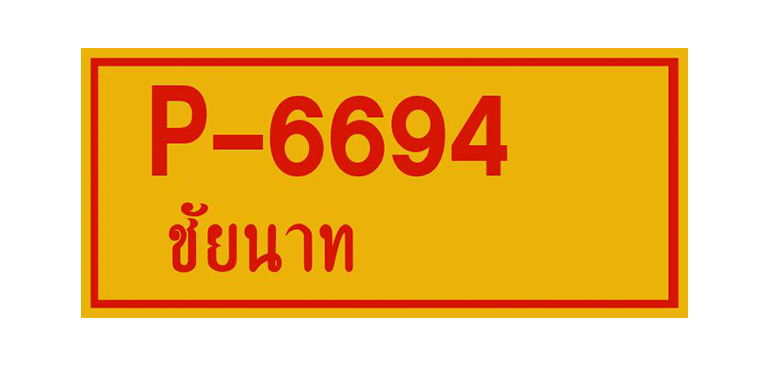
#> input picture test_data/y-r47.jpg, 769 x 366 px, found by its file name
$ python test_OCR.py
#> lines starting #> are read from the running program, lines starting #| are printed output that depends on the picture; after the words box and inside, x2 and y2 are one past the last pixel; in counts of white or black regions, pixels touching at a corner belong together
#Library ที่เรียกใช้
import cv2
import imutils
import numpy as np
import pytesseract
from PIL import Image
from PIL import Image, ImageGrab
import difflib
import os


#List ข้อมูลจังหวัด
City_Ref = ['เชียงราย', 'เชียงใหม่', 'น่าน', 'พะเยา', 'แพร่', 'แม่ฮ่องสอน', 'ลำปาง', 'ลำพูน', 'อุตรดิตถ์', 'กาฬสินธุ์', 'ขอนแก่น', 'ชัยภูมิ', 'นครพนม', 'นครราชสีมา', 'บึงกาฬ', 'บุรีรัมย์', 'มหาสารคาม', 'มุกดาหาร',
        'ยโสธร', 'ร้อยเอ็ด', 'เลย', 'สกลนคร', 'สุรินทร์', 'ศรีสะเกษ', 'หนองคาย', 'หนองบัวลำภู', 'อุดรธานี', 'อุบลราชธานี', 'อำนาจเจริญ', 'กำแพงเพชร', 'ชัยนาท', 'นครนายก', 'นครปฐม', 'นครสวรรค์', 'นนทบุรี',
        'ปทุมธานี', 'พระนครศรีอยุธยา', 'พิจิตร', 'พิษณุโลก', 'เพชรบูรณ์', 'ลพบุรี', 'สมุทรปราการ', 'สมุทรสงคราม', 'สมุทรสาคร', 'สิงห์บุรี', 'สุโขทัย', 'สุพรรณบุรี', 'สระบุรี', 'อ่างทอง', 'อุทัยธานี', 'จันทบุรี', 'ฉะเชิงเทรา',
        'ชลบุรี', 'ตราด', 'ปราจีนบุรี', 'ระยอง', 'สระแก้ว', 'กาญจนบุรี', 'ตาก', 'ประจวบคีรีขันธ์', 'เพชรบุรี', 'ราชบุรี', 'กระบี่', 'ชุมพร', 'ตรัง', 'นครศรีธรรมราช', 'นราธิวาส', 'ปัตตานี', 'พังงา', 'พัทลุง', 'ภูเก็ต', 'ระนอง', 'สตูล',
        'สงขลา', 'สุราษฎร์ธานี', 'ยะลา', 'กรุงเทพมหานคร']

#List ข้อมูลความถูกต้องของจังหวัด
city_Ans = []*len(City_Ref)

#List เก็บข้อมูลทั้งหมดมาแสดงผล
data_show = []*len(City_Ref)


#เปลี่ยน List เป็น Dict
def Convert(city_Ans):
      res_dct = {city_Ans[i]: city_Ans[i + 1] for i in range(0, len(city_Ans), 2)}
      return res_dct


#เรียงลำดับของข้อมูลภายใน List
def myFunc(e):
      return e['Acc']


#กระบวนการทำงานของ CV2
img = cv2.imread('Test_data\y-r47.jpg') #นำเข้ารูปภาพ
#> img is the input picture: shape (366, 769, 3); mean B, G, R 111.6, 192.4, 240.9
img = cv2.resize(img, (620,480) ) #ปรับขนาดรูปภาพ
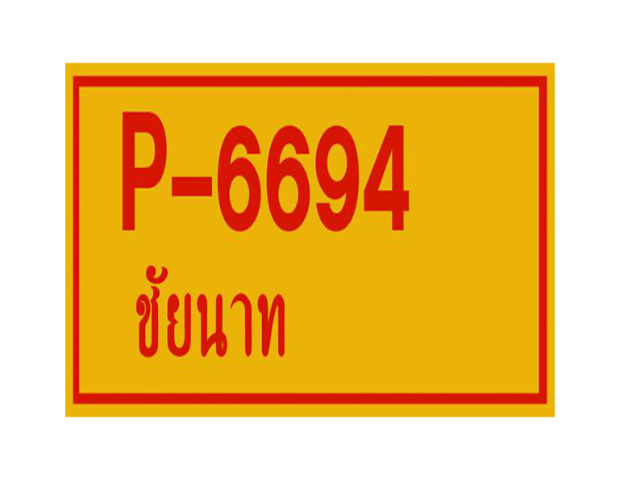
#> img: shape (480, 620, 3); mean B, G, R 111.5, 192.4, 240.9
gray = cv2.cvtColor(img, cv2.COLOR_BGR2GRAY) #แปลงรูปภาพเป็นเฉพาะสีขาว-ดำ
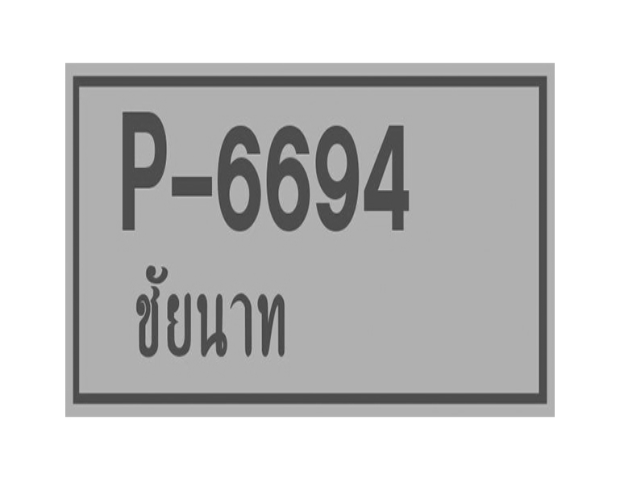
#> gray: shape (480, 620); min 63, max 255, mean 197.7
gray = cv2.bilateralFilter(gray, 11, 17, 17) #ทำให้รูปภาพเบลอเพื่อแยกสีให้ชัดเจนขึ้น
edged = cv2.Canny(gray, 30, 200) #สักเอาขอบของรูปภาพผ่าน Filter
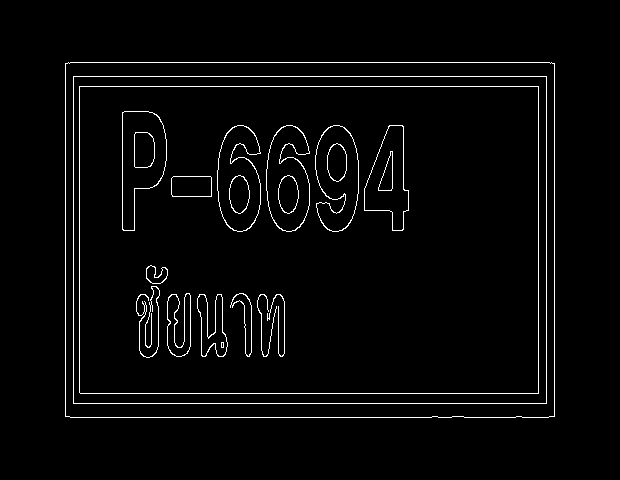
#> edged: shape (480, 620); 2.9% white in thin lines or dots, all inside (x1, y1, x2, y2) = (65, 62, 555, 418)

# find contours in the edged image, keep only the largest
# ones, and initialize our screen contour
cnts = cv2.findContours(edged.copy(), cv2.RETR_TREE, cv2.CHAIN_APPROX_SIMPLE)
#> cnts = 42 contours, 5 with area under 20; largest, box (x1, y1, x2, y2) and area: (65, 62, 555, 418) 173554, (65, 62, 555, 418) 173552, (73, 76, 547, 404) 154671, (73, 76, 547, 404) 154669, (79, 86, 539, 394) 140912
cnts = imutils.grab_contours(cnts)
cnts = sorted(cnts, key = cv2.contourArea, reverse = True)[:10]
#> cnts = 10 contours; largest, box (x1, y1, x2, y2) and area: (65, 62, 555, 418) 173554, (65, 62, 555, 418) 173552, (73, 76, 547, 404) 154671, (73, 76, 547, 404) 154669, (79, 86, 539, 394) 140912
screenCnt = None

plate = []
# loop over our contours
for c in cnts:
# approximate the contour
      peri = cv2.arcLength(c, True)
      approx = cv2.approxPolyDP(c, 0.018 * peri, True)

# if our approximated contour has four points, then
# we can assume that we have found our screen
      if len(approx) == 4:
            screenCnt = approx
            plate.append(screenCnt)
#> this loop made 10 passes
#> (peri, screenCnt) on passes 1 to 6: (1689.8, [[65, 63], [65, 416], [554, 416], [554, 63]]), (1687.5, [[65, 64], [553, 63], [554, 415], [66, 416]]), (1600, [[73, 76], [73, 403], [546, 403], [546, 76]]), (1597.7, [[73, 77], [545, 76], [546, 402], [74, 403]]), (1531.4, [[79, 86], [80, 393], [538, 393], [538, 86]]), (1529.7, [[79, 87], [537, 86], [538, 392], [80, 393]])
#> peri on passes 7 to 10: 309, 306.7, 335.2, 333.2
#> after the loop, plate = 6 contours; box (x1, y1, x2, y2) and area: (65, 63, 555, 417) 172617, (65, 63, 555, 417) 171777, (73, 76, 547, 404) 154671, (73, 76, 547, 404) 153873, (79, 86, 539, 394) 140760, (79, 86, 539, 394) 140149


if screenCnt is None:
      detected = 0
      # print ("No contour detected")

else:
      cv2.drawContours(img, [screenCnt], -1, (0, 255, 0), 3)
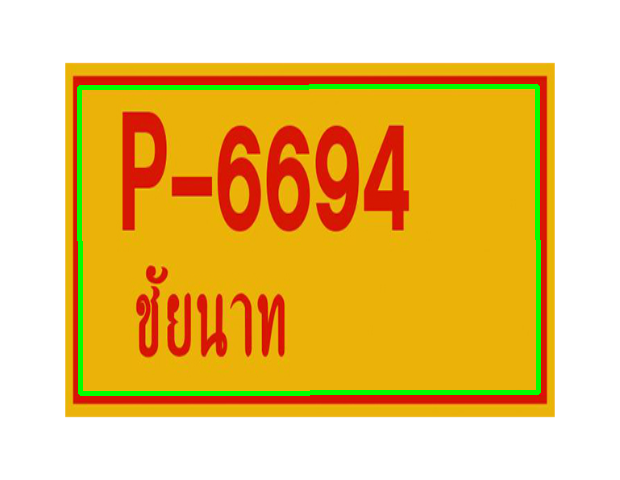
#> img: shape (480, 620, 3); 2.56% of pixels changed, all inside (x1, y1, x2, y2) = (77, 84, 541, 396)

# Masking the part other than the number plate
mask = np.zeros(gray.shape,np.uint8)
new_image = cv2.drawContours(mask,[screenCnt],0,255,-1,)
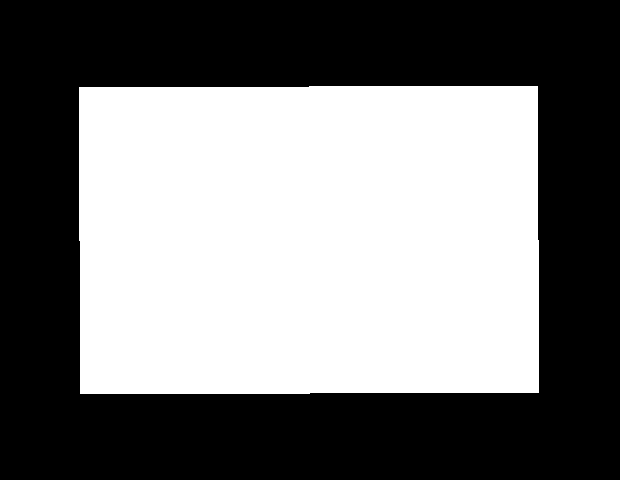
#> new_image: shape (480, 620); 47.4% white; 1 white region, box (x1, y1, x2, y2) and area: (79, 86, 539, 394) 140914
new_image = cv2.bitwise_and(img,img,mask=mask)
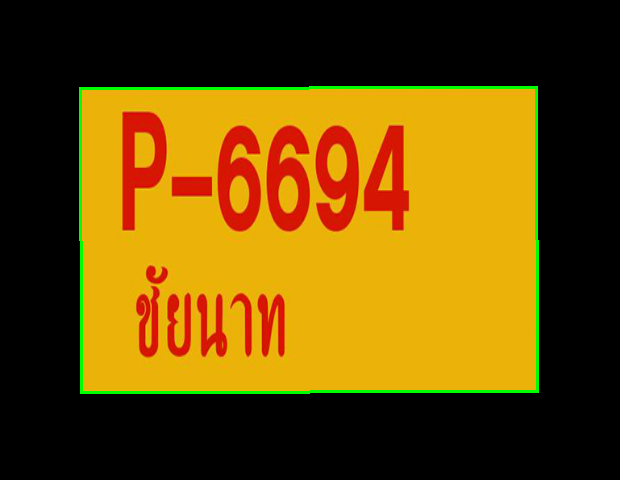
#> new_image: shape (480, 620, 3); mean B, G, R 4, 75.3, 106.2

# Now crop
(x, y) = np.where(mask == 255)
(topx, topy) = (np.min(x), np.min(y))
#> topx = 86; topy = 79
(bottomx, bottomy) = (np.max(x), np.max(y))
#> bottomx = 393; bottomy = 538
Cropped = gray[topx:bottomx+1, topy:bottomy+1]
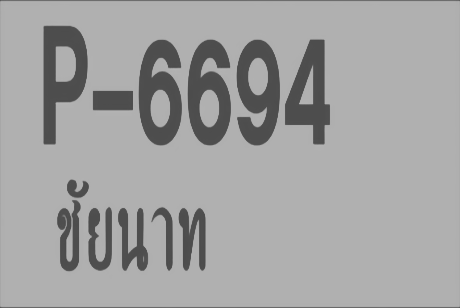
#> Cropped: shape (308, 460); min 75, max 180, mean 161.9


#print(pytesseract.image_to_boxes(Cropped))

h_Cropped, w_Cropped = Cropped.shape
#> h_Cropped = 308; w_Cropped = 460
#> (the run stopped early here; a loop or call above may not have finished)

$ run again, with test_data/y-r46.jpg copied over test_data/y-r47.jpg
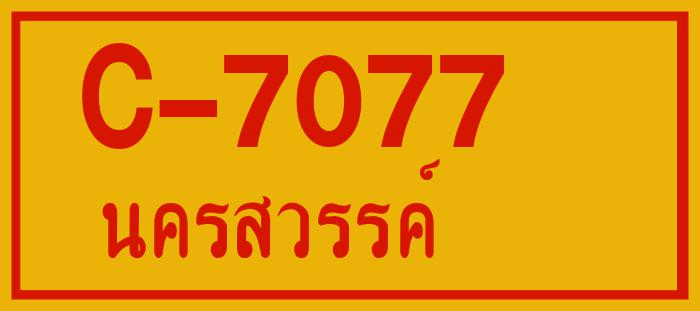
#> input picture test_data/y-r46.jpg, 700 x 311 px, found by its file name
#> img is the input picture: shape (311, 700, 3); mean B, G, R 8.3, 148, 230.9
#> `edged = cv2.Canny(gray, 30, 200)`:
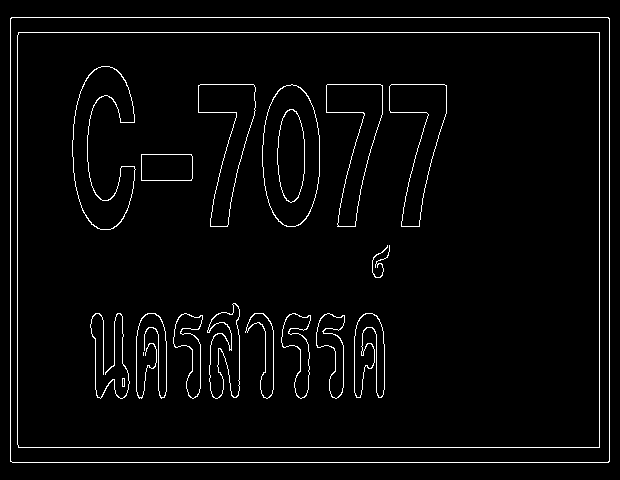
#> edged: shape (480, 620); 3.1% white in thin lines or dots, all inside (x1, y1, x2, y2) = (10, 17, 610, 463)
#> `cnts = cv2.findContours(edged.copy(), cv2.RETR_TREE, cv2.CHAIN_APPROX_..`: cnts = 38 contours, 5 with area under 20; largest, box (x1, y1, x2, y2) and area: (10, 17, 610, 463) 266552, (10, 17, 610, 463) 266547, (17, 32, 600, 448) 241525, (17, 32, 600, 448) 241523, (262, 84, 320, 227) 6536
#> `cnts = sorted(cnts, key = cv2.contourArea, reverse = True)[:10]`: cnts = 10 contours; largest, box (x1, y1, x2, y2) and area: (10, 17, 610, 463) 266552, (10, 17, 610, 463) 266547, (17, 32, 600, 448) 241525, (17, 32, 600, 448) 241523, (262, 84, 320, 227) 6536
#> the loop `for c in cnts:` made 10 passes
#> (peri, screenCnt) on passes 1 to 4: (2085.7, [[10, 18], [10, 461], [609, 461], [608, 17]]), (2083.3, [[10, 19], [607, 17], [609, 460], [12, 462]]), (1992.8, [[18, 32], [18, 447], [599, 447], [599, 32]]), (1990.5, [[18, 33], [598, 32], [599, 446], [19, 447]])
#> after the loop `for c in cnts:`: plate = 4 contours; box (x1, y1, x2, y2) and area: (10, 17, 610, 462) 265435, (10, 17, 610, 463) 264475, (18, 32, 600, 448) 241115, (18, 32, 600, 448) 240121
#> topx = 32; topy = 18
#> bottomx = 447; bottomy = 599
#> `Cropped = gray[topx:bottomx+1, topy:bottomy+1]`:
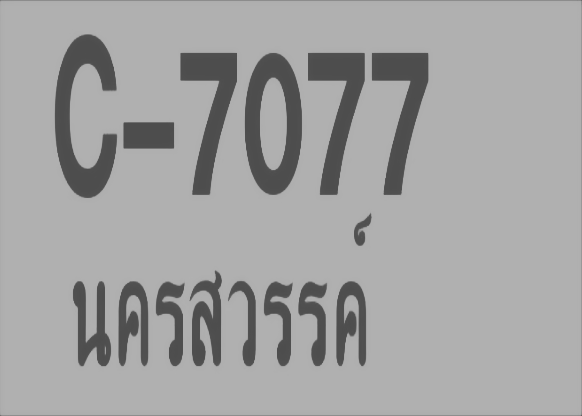
#> Cropped: shape (416, 582); min 76, max 177, mean 162.4
